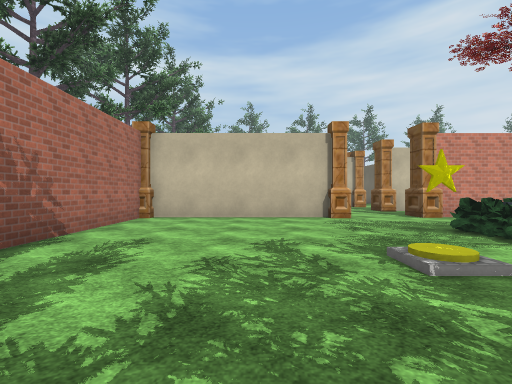
view 1 (above)

21 first-person views from a walk through a Unity game level. The camera is 1.5 m above the floor, looks level and sees 90° across. The floor is counted in squares, 2 m on a side. Each view is taken from the middle of a square. On the plan, view 1 faces up. The plan holds only what a view shows up to about 9 squares ahead; the rest is blank. The place goes on beyond the plan. The player is left out. Some animated figures are left out. Door leaves are left out, so doorways stand open. Some surface patterns are stand-ins.

view 2
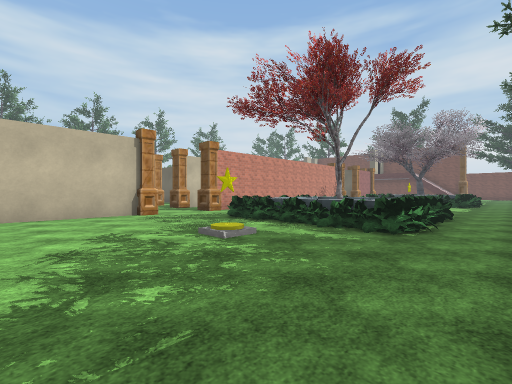

view 3
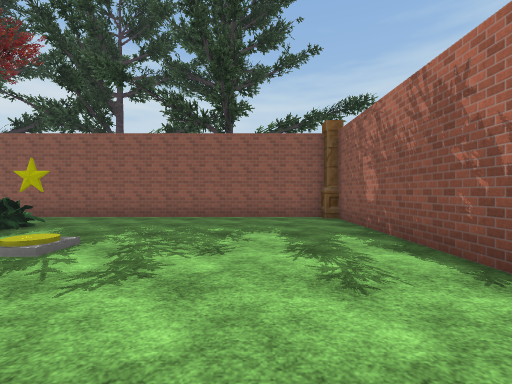

view 4
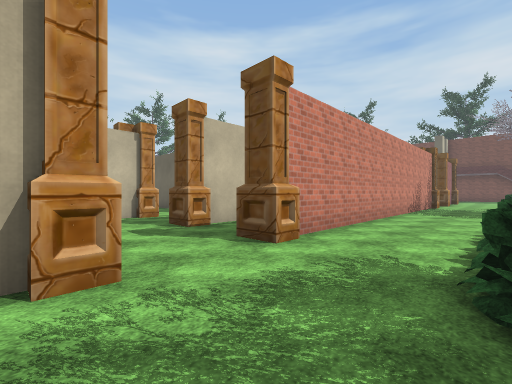

view 5
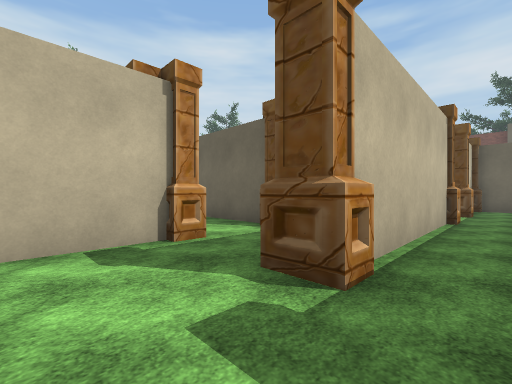

view 6
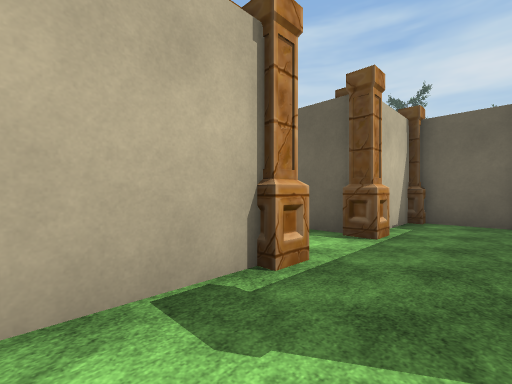

view 7
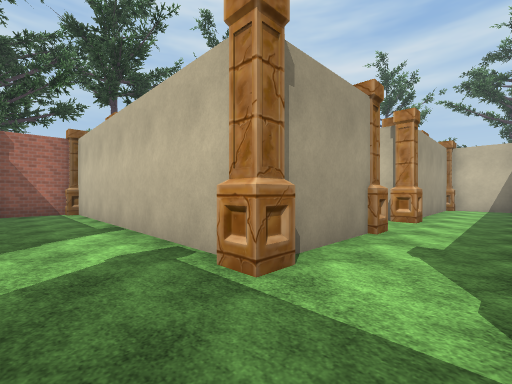

view 8
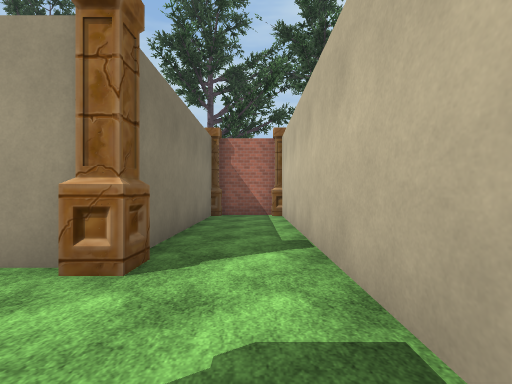

view 9
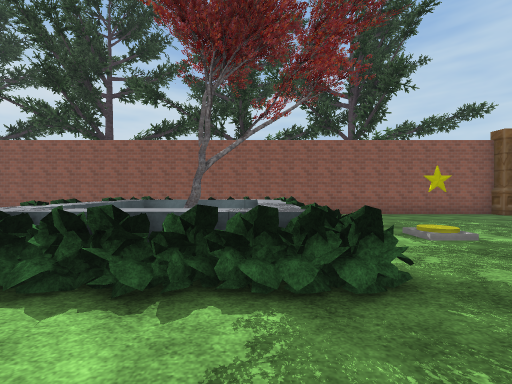

view 10
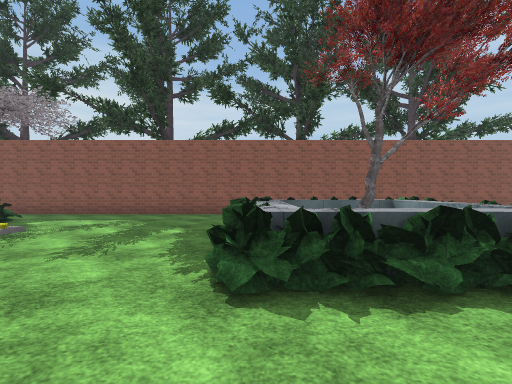

view 11
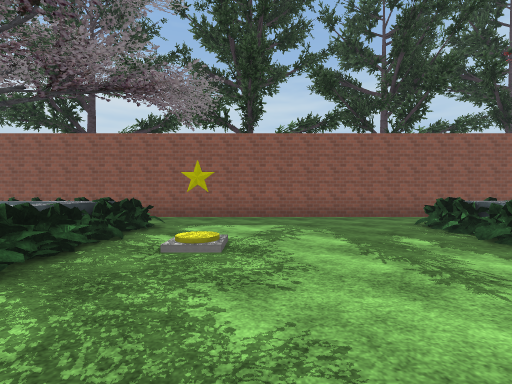

view 12
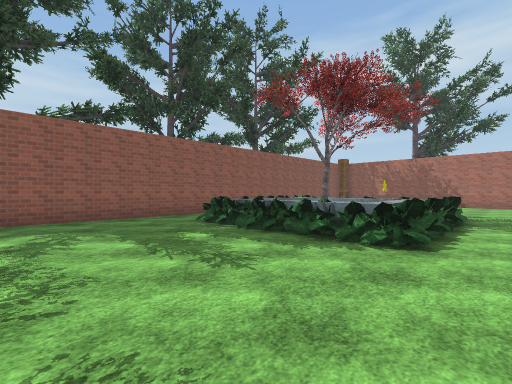

view 13
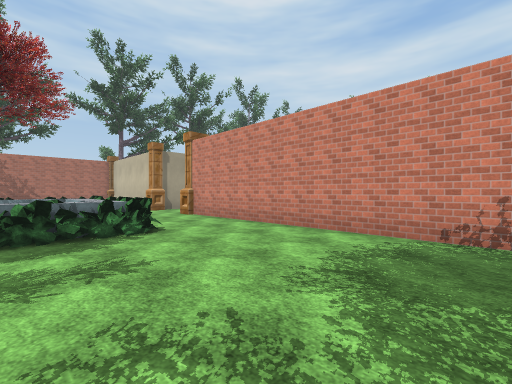

view 14
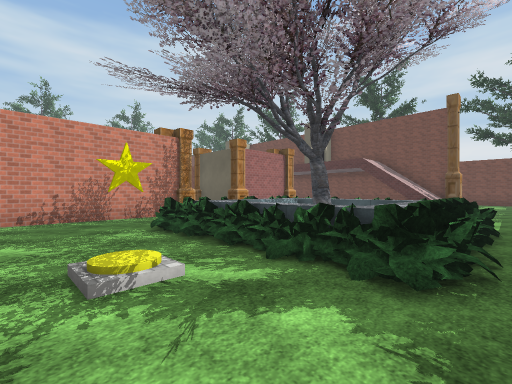

view 15
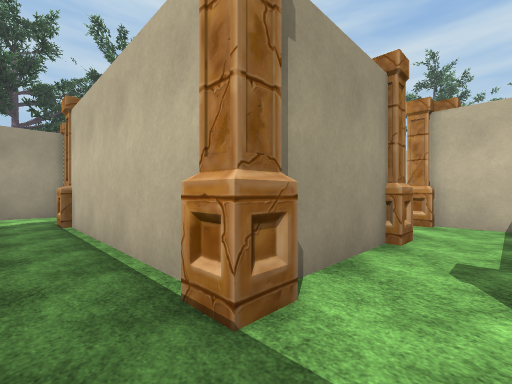

view 16
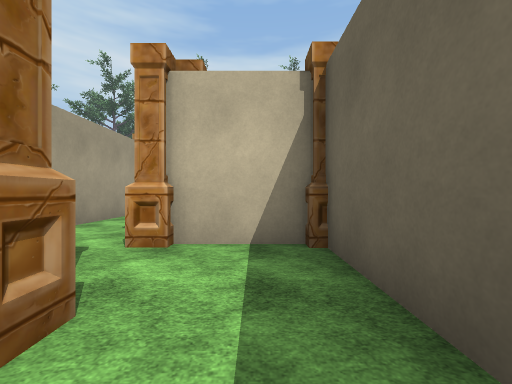

view 17
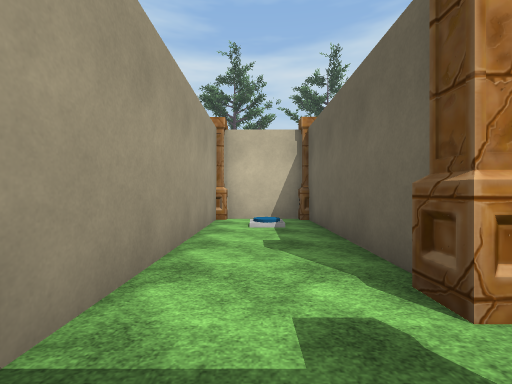

view 18
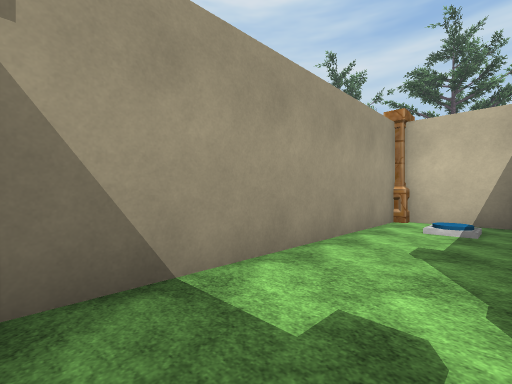

view 19
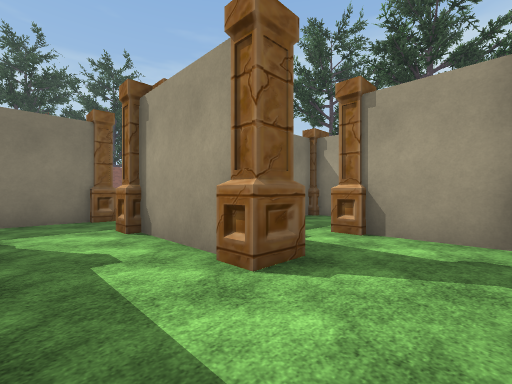

view 20
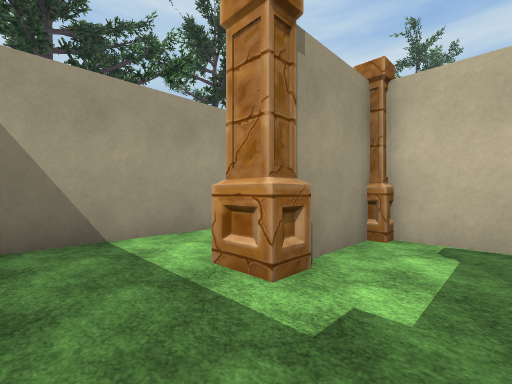

view 21
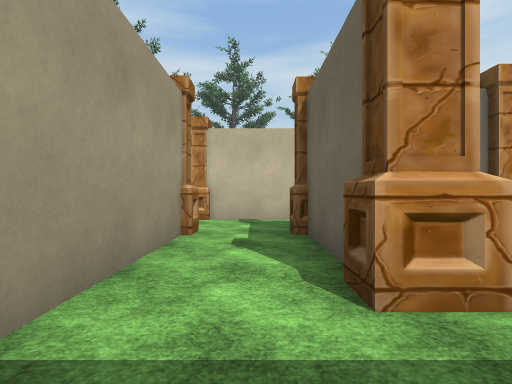

### Floor plan
Ten units are one square. View 1 is at (0, 0); x grows to the right and y downward. Boxes are objects, and circles mark ways between rooms. Rooms are numbered by the first view taken in them; rooms with no view inside come last. Other rooms are left out.
<svg viewBox="-40 -217 235 238">
<path fill="none" stroke="#000" d="M22 -76 -25 -76M65 -76 55 -76M24 -102 24 -90M-33 -74 -33 12M55 -106 70 -106M46 -128 26 -128M-30 16 54 16M104 -101 55 -101M102 -115 102 -125M94 -128 86 -128M155 -76 65 -76M179 -15 179 -25M54 16 186 16M50 -43 50 -15M107 -124 107 -114M125 -157 115 -157M130 -129 130 -154M104 -164 104 -204M79 -204 79 -140M95 -212 85 -212M24 -176 24 -164M19 -166 19 -174M40 -183 28 -183M52 -155 52 -135M-3 -184 -3 -135M20 -212 -2 -212M74 -134 74 -155"/>
<rect x="-35" y="5" width="10" height="10" fill="#bbb"><title>pillar</title></rect>
<rect x="-35" y="-85" width="10" height="10" fill="#bbb"><title>pillar</title></rect>
<rect x="15" y="-35" width="10" height="10" fill="#bbb"><title>other object</title></rect>
<rect x="25" y="-85" width="10" height="10" fill="#bbb"><title>pillar</title></rect>
<rect x="35" y="-5" width="10" height="10" fill="#bbb"><title>bush</title></rect>
<rect x="35" y="-15" width="10" height="10" fill="#bbb"><title>bush</title></rect>
<rect x="35" y="-25" width="10" height="10" fill="#bbb"><title>bush</title></rect>
<rect x="35" y="-35" width="10" height="10" fill="#bbb"><title>bush</title></rect>
<rect x="35" y="-45" width="10" height="10" fill="#bbb"><title>bush</title></rect>
<rect x="35" y="-55" width="10" height="10" fill="#bbb"><title>bush</title></rect>
<rect x="45" y="-5" width="10" height="10" fill="#bbb"><title>bush</title></rect>
<rect x="45" y="-15" width="10" height="10" fill="#bbb"><title>bush</title></rect>
<rect x="45" y="-55" width="10" height="10" fill="#bbb"><title>bush</title></rect>
<rect x="45" y="-85" width="10" height="10" fill="#bbb"><title>pillar</title></rect>
<rect x="45" y="-105" width="10" height="10" fill="#bbb"><title>pillar</title></rect>
<rect x="45" y="-135" width="10" height="10" fill="#bbb"><title>pillar</title></rect>
<rect x="65" y="-135" width="10" height="10" fill="#bbb"><title>pillar</title></rect>
<rect x="75" y="-135" width="10" height="10" fill="#bbb"><title>other object</title></rect>
<rect x="55" y="-15" width="10" height="10" fill="#bbb"><title>other object</title></rect>
<rect x="55" y="-55" width="10" height="10" fill="#bbb"><title>bush</title></rect>
<rect x="65" y="-15" width="10" height="10" fill="#bbb"><title>other object</title></rect>
<rect x="65" y="-55" width="10" height="10" fill="#bbb"><title>bush</title></rect>
<rect x="75" y="-15" width="10" height="10" fill="#bbb"><title>bush</title></rect>
<rect x="75" y="-25" width="10" height="10" fill="#bbb"><title>bush</title></rect>
<rect x="75" y="-35" width="10" height="10" fill="#bbb"><title>bush</title></rect>
<rect x="75" y="-45" width="10" height="10" fill="#bbb"><title>bush</title></rect>
<rect x="75" y="-55" width="10" height="10" fill="#bbb"><title>bush</title></rect>
<rect x="125" y="-25" width="10" height="10" fill="#bbb"><title>other object</title></rect>
<rect x="145" y="-5" width="10" height="10" fill="#bbb"><title>bush</title></rect>
<rect x="145" y="-15" width="10" height="10" fill="#bbb"><title>bush</title></rect>
<rect x="145" y="-25" width="10" height="10" fill="#bbb"><title>bush</title></rect>
<rect x="145" y="-35" width="10" height="10" fill="#bbb"><title>bush</title></rect>
<rect x="145" y="-45" width="10" height="10" fill="#bbb"><title>bush</title></rect>
<rect x="145" y="-55" width="10" height="10" fill="#bbb"><title>other object</title></rect>
<rect x="155" y="-15" width="10" height="10" fill="#bbb"><title>bush</title></rect>
<rect x="165" y="-15" width="10" height="10" fill="#bbb"><title>other object</title></rect>
<rect x="175" y="-15" width="10" height="10" fill="#bbb"><title>bush</title></rect>
<rect x="95" y="-135" width="10" height="10" fill="#bbb"><title>pillar</title></rect>
<rect x="95" y="-165" width="10" height="10" fill="#bbb"><title>pillar</title></rect>
<rect x="105" y="-105" width="10" height="10" fill="#bbb"><title>pillar</title></rect>
<rect x="105" y="-135" width="10" height="10" fill="#bbb"><title>pillar</title></rect>
<rect x="105" y="-165" width="10" height="10" fill="#bbb"><title>pillar</title></rect>
<rect x="125" y="-105" width="10" height="10" fill="#bbb"><title>pillar</title></rect>
<rect x="-15" y="-195" width="20" height="10" fill="#bbb"><title>pillar</title></rect>
<rect x="-5" y="-135" width="10" height="10" fill="#bbb"><title>pillar</title></rect>
<rect x="15" y="-165" width="10" height="10" fill="#bbb"><title>pillar</title></rect>
<rect x="15" y="-185" width="10" height="10" fill="#bbb"><title>pillar</title></rect>
<rect x="15" y="-195" width="10" height="10" fill="#bbb"><title>pillar</title></rect>
<rect x="45" y="-165" width="10" height="10" fill="#bbb"><title>pillar</title></rect>
<rect x="45" y="-185" width="10" height="10" fill="#bbb"><title>pillar</title></rect>
<rect x="45" y="-195" width="10" height="10" fill="#bbb"><title>other object</title></rect>
<circle cx="50" cy="0" r="3" fill="#2a7"/>
<circle cx="57" cy="-60" r="3" fill="#2a7"/>
<circle cx="110" cy="-100" r="3" fill="#2a7"/>
<circle cx="65" cy="-145" r="3" fill="#2a7"/>
<text x="20" y="-50">1</text>
<text x="110" y="-30">2</text>
<text x="110" y="-140">3</text>
<text x="30" y="-170">4</text>
</svg>
Room 1 opens to room 2. Room 1 opens to room 3. Room 1 opens to room 4.

Where each view was taken, in squares from view 1:
view 1: 0 up, 0 right, facing up
view 2: 1 down, 1 left, facing up-right
view 3: 6 up, 1 left, facing down
view 4: 5 up, 2 right, facing up-right
view 5: 9 up, 3 right, facing up-right
view 6: 11 up, 3 right, facing up-right
view 7: 11 up, 7 right, facing up-left
view 8: 12 up, 5 right, facing left
view 9: 7 up, 5 right, facing down
view 10: 7 up, 8 right, facing down
view 11: 6 up, 12 right, facing down
view 12: 6 up, 12 right, facing down-left
view 13: 3 up, 13 right, facing up-left
view 14: 0 up, 12 right, facing up-right
view 15: 9 up, 12 right, facing up-left
view 16: 12 up, 12 right, facing up
view 17: 14 up, 9 right, facing up
view 18: 14 up, 10 right, facing up-left
view 19: 18 up, 7 right, facing down-left
view 20: 14 up, 4 right, facing up-left
view 21: 14 up, 1 right, facing up
